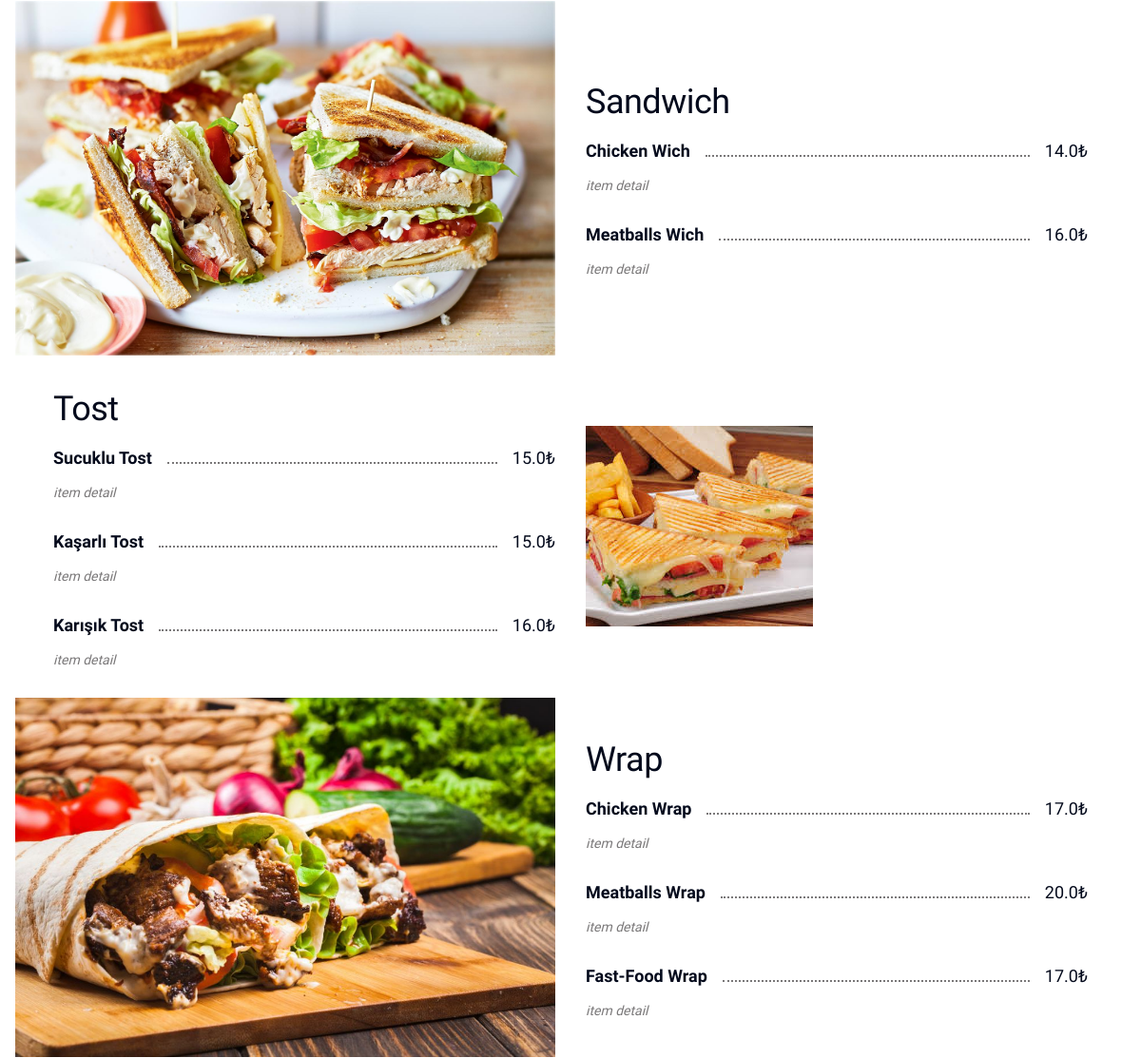
The app's page /menu/coffee-break/1 (middle part), older data.
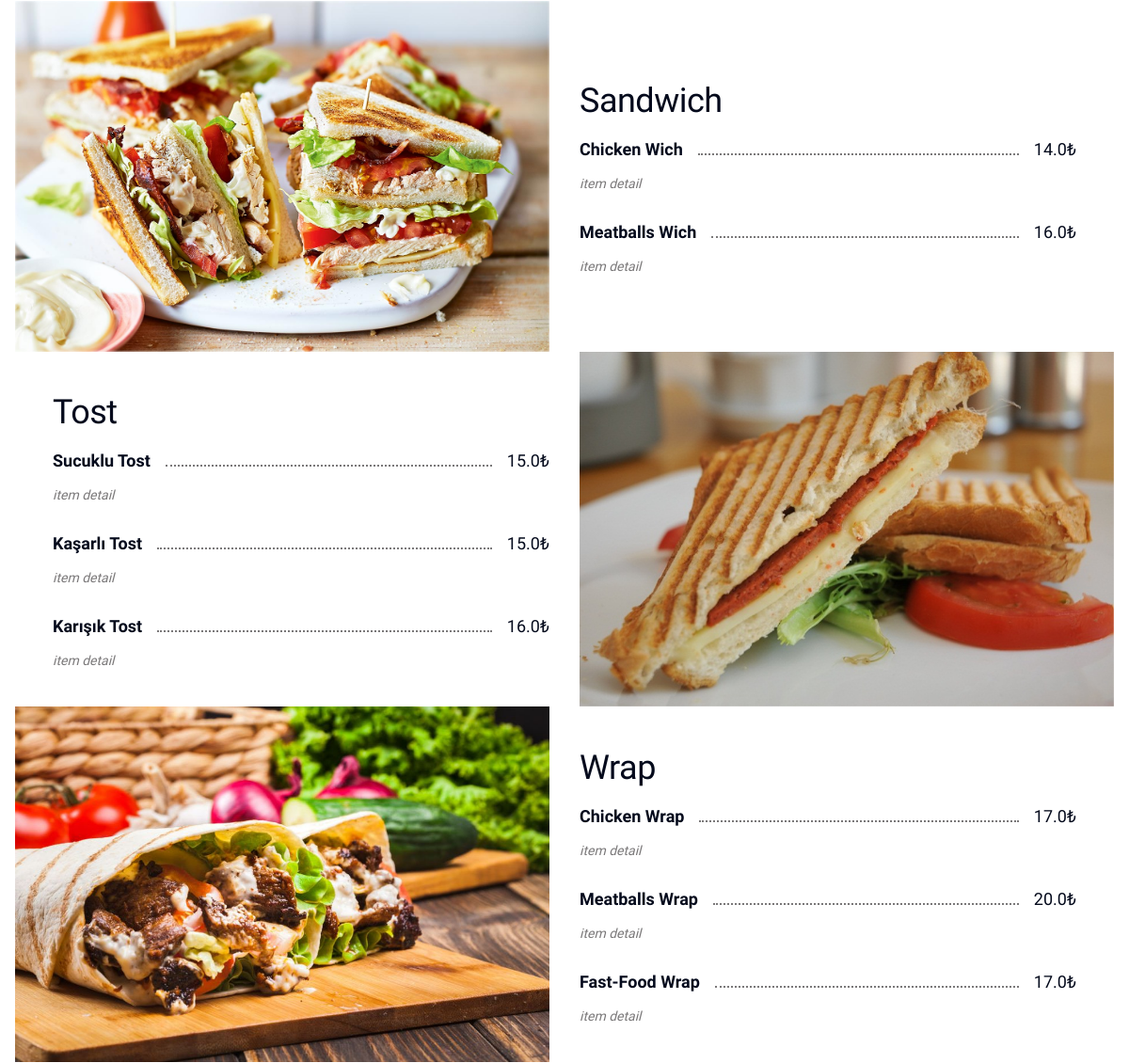
The same page, newer data.
### qrback/models.py (models this page shows, shortened)
class Entry(models.Model):
    class Meta:
        verbose_name = 'Menü Ürünü'
        verbose_name_plural = 'Menü Ürünleri'
    name = models.CharField(max_length=30, verbose_name='isim')
    detail = models.CharField(max_length=100, verbose_name='ürün detayı')
    price = models.FloatField(verbose_name='fiyat')
    image = models.ImageField(upload_to=get_image_path, blank=True, null=True,verbose_name='kapak fotoğrafı')
    category = models.ForeignKey(FoodCategory, on_delete=models.CASCADE)
    company = models.ForeignKey(Company, on_delete=models.CASCADE, related_name='comp_entry',verbose_name='sirket')

class FoodCategory(models.Model):
    class Meta:
        verbose_name = 'Menü Kategorisi'
        verbose_name_plural = 'Menü Kategorileri'
    name = models.CharField(max_length=20, verbose_name='isim')
    image = models.ImageField(upload_to=get_image_path, blank=True, null=True, verbose_name='kapak fotoğrafı')
    owner = models.ForeignKey(User, on_delete=models.SET_NULL, blank=True, null=True, verbose_name='sahip')
    group = models.ForeignKey(FoodGroup, on_delete=models.SET_NULL, blank=True, null=True, verbose_name='grup')
    def __str__(self):
        return self.name

### qrback/views.py (the view, shortened to what this page needs)
# urls.py: path('menu/<slug:slug>/', menu, name='menu-detail'),
def menu(request, *args, **kwargs):
    slug = kwargs['slug']
    table_id = 0
    category_id = 0
    if 'table_id' in kwargs:
        table_id = kwargs['table_id']
    if 'category_id' in kwargs:
        category_id = kwargs['category_id']
    company = Company.objects.get(slug__exact=slug)
    max_table_count = company.account_type.count_of_max_table
    eid = Entry.objects.filter(company__slug=slug).values('category').distinct()
    categories = FoodCategory.objects.filter(id__in=eid)
    if company.account_type.has_digital_menu:
        if company.account_type.has_unique_tables:
            if category_id != 0:
                return render(request, template_name='digitalMenuItem.html',
                              context={'categories': Entry.objects.filter(company_id=company.id, category=category_id),
                                       'company': company, 'table_id': table_id, 'category_id': category_id})
            else:
                if table_id == 0 or table_id > max_table_count:
                    return HttpResponseNotFound("Masa sayısı aşıldı")
                return render(request, template_name='digitalMenuCategory.html',
                              context={'categories': categories, 'company': company, 'table_id': table_id,
                                       'category_id': category_id})
        else:
            return render(request, template_name='digitalMenuNotOrder.html',
                          context={'company': company,
                                   'entries': Entry.objects.filter(company=company.id).order_by('category__group',
                                                                                                'category__name')})
    else:
        return render(request, template_name='paperMenu.html', context={'company': company})

### qrback/models.py (called while the page is built)
    def __str__(self):
        return self.name

### templates/digitalMenuNotOrder.html (shortened to what the changed rows need)
<!DOCTYPE html>
<html lang="en">
{% load static %}
<head>
    <link rel="stylesheet" href="{% static 'velikorodnov/css/fontawesome-all.min.css' %}">
    <link rel="stylesheet" href="{% static 'velikorodnov/css/bootstrap.min.css' %}">
    <link rel="stylesheet" href="{% static 'velikorodnov/css/linearicons.css' %}">
    <link rel="stylesheet" href="{% static 'velikorodnov/css/animate.min.css' %}">
    <link rel="stylesheet" href="{% static 'velikorodnov/css/linearicons.css' %}">
    <link rel="stylesheet" href=" {% static 'velikorodnov/css/owl.carousel.min.css' %}">
    <link rel="stylesheet" href="{% static 'velikorodnov/css/style.css' %}">
    <link rel="stylesheet" href="{% static 'velikorodnov/css/responsive.css' %}">
</head>
<body>
<div id="mad-page-wrapper" class="mad-page-wrapper">
    {% regroup entries by category.group as entries_by_date %}
    <div class="mad-content no-pd">
        <div class="container">
            <div class="mad-section mad-section--stretched mad-colorizer--scheme-">
                <div class="mad-tabs">
                    <div class="mad-tabs-container">
                        {% for ent in entries_by_date %}
                            {% regroup ent.list by category as entries_by_tab %}
                            <div id="tab-{{ forloop.counter }}" tabindex="0" role="tabpanel"
                                 aria-labelledby="tab-{{ forloop.counter }}-link" class="mad-tab">
                                <div class="mad-specs-section">
                                    {% for entry in entries_by_tab %}
                                        {% for item in entry.list %}
                                            {% if forloop.first %}
                                                <div class="{% cycle 'row row-lg-reverse' 'row' as val %}">
                                                {% ifequal val 'row row-lg-reverse' %}
                                                    <div class="col-lg-6">
                                                        <figure><img
                                                                src="{{ item.category.image.url }}"
                                                                alt="{{ forloop.counter|add:forloop.parentloop.counter0 }}">
                                                        </figure>
                                                    </div>
                                                {% endifequal %}
                                                <div class="col-lg-6">
                                                <div class="mad-specs">
                                                <h4>{{ entry.grouper }}</h4>
                                            {% endif %}
    <div class="mad-col">
                                        <div class="mad-spec-item">
                                            <div class="mad-spec-info">
                                                <div class="mad-spec-header">
                                                    <div class="mad-spec-title">{{ item.name }}</div>
                                                    <div class="mad-line"></div>
                                                    <div class="mad-spec-price">{{ item.price }}₺</div>
                                                </div>
                                                <div class="mad-spec-tags">
                                                    <div class="mad-spec-el">{{ item.detail }}
                                                    </div>
                                                </div>
                                            </div>
                                        </div>
    </div>
                                        {% if forloop.last %}
                                            </div>
                                            </div>
                                            {% ifequal val 'row' %}
                                                <div class="col-lg-6">
                                                    <figure><img src="{{ item.category.image.url }}"
                                                                 alt="{{ forloop.counter0|add:forloop.parentloop.counter0 }}">
                                                    </figure>
                                                </div>
                                            {% endifequal %}
                                            </div>
                                        {% endif %}
                                        {% endfor %}
                                    {% endfor %}
                                </div>
                            </div>
                        {% endfor %}
                    </div>
                </div>
            </div>
        </div>
    </div>
</div>
</body>
</html>

Row changes from the older to the newer data that the page shows:
changed through a linked row, Entry "Karışık Tost": category.image: a different picture
